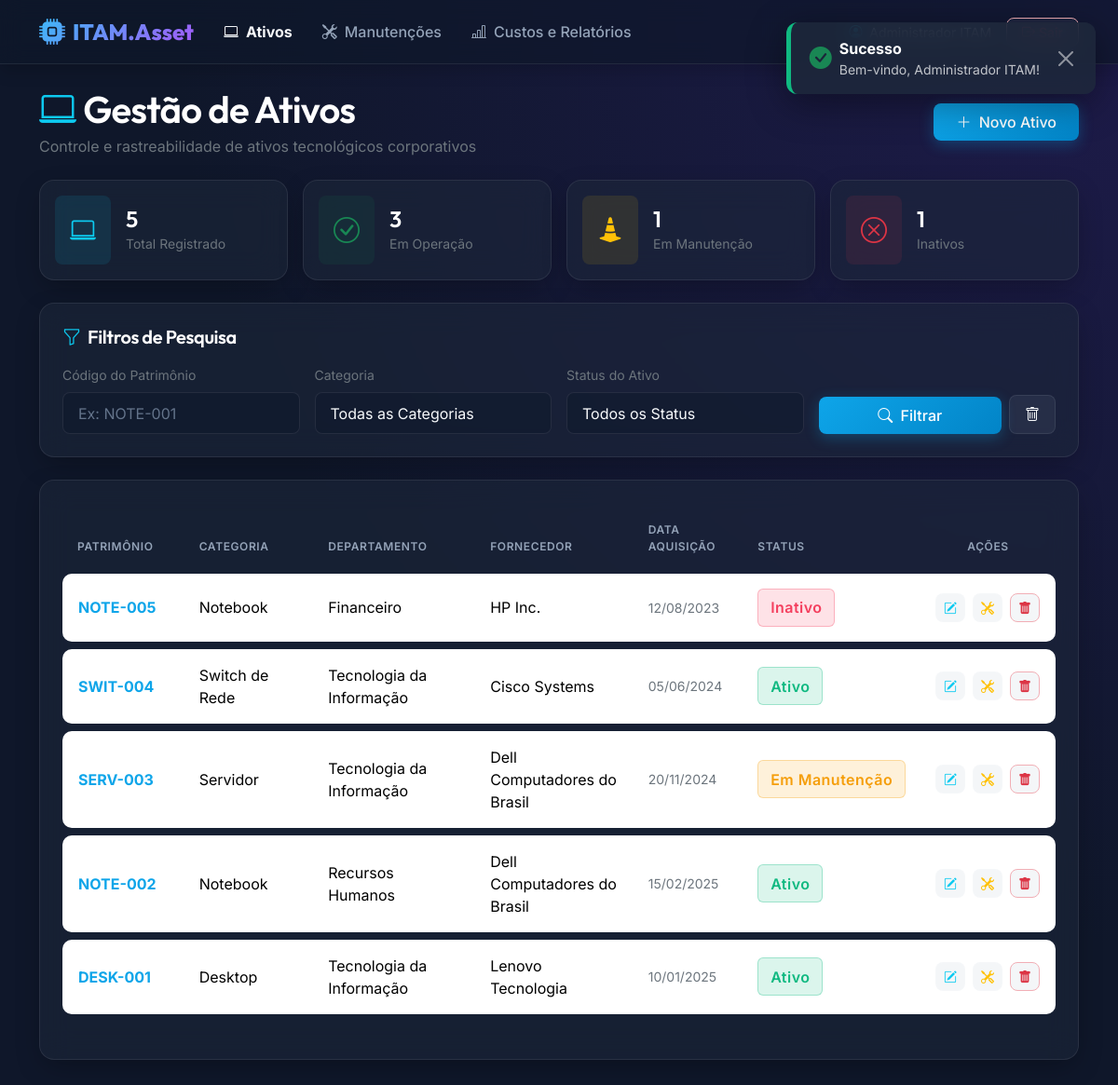
The page /?modulo=ativos&acao=listagem (signed in) on the database its author committed.
### tables this page shows
CREATE TABLE IF NOT EXISTS `ativo` (
    `id_ativo` INT AUTO_INCREMENT PRIMARY KEY,
    `patrimonio` VARCHAR(30) UNIQUE NOT NULL,
    `status` ENUM('Ativo', 'Inativo', 'Em Manutenção') NOT NULL DEFAULT 'Ativo',
    `data_aquisicao` DATE NOT NULL,
    `id_categoria` INT,
    `id_departamento` INT,
    `id_fornecedor` INT,
    CONSTRAINT `fk_ativo_categoria` FOREIGN KEY (`id_categoria`) REFERENCES `categoria` (`id_categoria`) ON DELETE SET NULL,
    CONSTRAINT `fk_ativo_departamento` FOREIGN KEY (`id_departamento`) REFERENCES `departamento` (`id_departamento`) ON DELETE SET NULL,
    CONSTRAINT `fk_ativo_fornecedor` FOREIGN KEY (`id_fornecedor`) REFERENCES `fornecedor` (`id_fornecedor`) ON DELETE SET NULL
);

CREATE TABLE IF NOT EXISTS `categoria` (
    `id_categoria` INT AUTO_INCREMENT PRIMARY KEY,
    `descricao` VARCHAR(50) UNIQUE NOT NULL
);

CREATE TABLE IF NOT EXISTS `departamento` (
    `id_departamento` INT AUTO_INCREMENT PRIMARY KEY,
    `nome` VARCHAR(50) UNIQUE NOT NULL
);

CREATE TABLE IF NOT EXISTS `fornecedor` (
    `id_fornecedor` INT AUTO_INCREMENT PRIMARY KEY,
    `nome_empresa` VARCHAR(100) NOT NULL
);

### controllers/AtivoController.php (called while the page is built, shortened)
<?php
class AtivoController {
    private $db;
    private $ativoModel;
    public function __construct() {
        $this->db = Conexao::getConexao();
        $this->ativoModel = new AtivoModel($this->db);
    }
    public function listagem() {
        $id_categoria = isset($_GET['id_categoria']) && $_GET['id_categoria'] !== '' ? (int)$_GET['id_categoria'] : null;
        $status = isset($_GET['status']) && $_GET['status'] !== '' ? $_GET['status'] : null;
        $patrimonio = isset($_GET['patrimonio']) && $_GET['patrimonio'] !== '' ? trim($_GET['patrimonio']) : null;
        $ativos = $this->ativoModel->listarComFiltros($id_categoria, $status, $patrimonio);
        $stmtCat = $this->db->query("SELECT * FROM categoria ORDER BY descricao ASC");
        $categorias = $stmtCat->fetchAll();
        return [
            'view' => 'ativos/listagem',
            'dados' => [
                'ativos' => $ativos,
                'categorias' => $categorias,
                'filtros' => [
                    'id_categoria' => $id_categoria,
                    'status' => $status,
                    'patrimonio' => $patrimonio
                ]
            ]
        ];
    }
}

### conexao.php (called while the page is built, shortened)
<?php
class Conexao {
    private static $instancia = null;
    public static function getConexao(): PDO {
        if (self::$instancia === null) {
            try {
                $host = '127.0.0.1';
                $dbname = 'itam_db';
                $user = 'root';
                $password = '2oo6Br4silia!';
                $dsn = "mysql:host={$host};dbname={$dbname};charset=utf8mb4";
                $options = [
                    PDO::ATTR_ERRMODE => PDO::ERRMODE_EXCEPTION,
                    PDO::ATTR_DEFAULT_FETCH_MODE => PDO::FETCH_ASSOC,
                    PDO::ATTR_EMULATE_PREPARES => false
                ];
                self::$instancia = new PDO($dsn, $user, $password, $options);
                self::$instancia->exec("SET NAMES 'utf8mb4'");
                self::$instancia->exec("SET sql_mode = 'STRICT_ALL_TABLES'");
            } catch (PDOException $e) {
                error_log("Erro de Conexão PDO: " . $e->getMessage());
                http_response_code(500);
                die("Erro interno do servidor. Nossa equipe já foi notificada.");
            }
        }
        return self::$instancia;
    }
}

### models/AtivoModel.php (called while the page is built, shortened)
<?php
class AtivoModel {
    private $db;
    public function __construct($db) {
        $this->db = $db;
    }
    public function listarComFiltros(?int $id_categoria, ?string $status, ?string $patrimonio): array {
        $sql = "SELECT a.*, c.descricao as categoria_nome, d.nome as departamento_nome, f.nome_empresa as fornecedor_nome
                FROM ativo a
                LEFT JOIN categoria c ON a.id_categoria = c.id_categoria
                LEFT JOIN departamento d ON a.id_departamento = d.id_departamento
                LEFT JOIN fornecedor f ON a.id_fornecedor = f.id_fornecedor
                WHERE 1=1";
        $params = [];
        $sql .= " ORDER BY a.id_ativo DESC";
        $stmt = $this->db->prepare($sql);
        $stmt->execute($params);
        return $stmt->fetchAll();
    }
}

### views/ativos/listagem.php (the view, shortened to what this page needs)
<?php
$countAtivo = 0;
$countInativo = 0;
$countManutencao = 0;
foreach ($ativos as $a) {
    if ($a['status'] === 'Ativo') $countAtivo++;
    elseif ($a['status'] === 'Inativo') $countInativo++;
    elseif ($a['status'] === 'Em Manutenção') $countManutencao++;
}
$countTotal = count($ativos);
?>
<div class="row align-items-center mb-4">
    <div class="col-12 col-md-6">
        <h1 class="text-white mb-1"><i class="bi bi-laptop me-2 text-info"></i>Gestão de Ativos</h1>
        <p class="text-secondary mb-0">Controle e rastreabilidade de ativos tecnológicos corporativos</p>
    </div>
    <div class="col-12 col-md-6 text-md-end mt-3 mt-md-0">
        <a href="?modulo=ativos&acao=cadastro" class="btn btn-primary-neon px-4 py-2">
            <i class="bi bi-plus-lg me-1"></i> Novo Ativo
        </a>
    </div>
</div>
<div class="row g-3 mb-4">
    <div class="col-12 col-sm-6 col-lg-3">
        <div class="card card-glass p-3 d-flex flex-row align-items-center">
            <div class="bg-info bg-opacity-10 p-3 rounded-3 text-info me-3">
                <i class="bi bi-laptop fs-3"></i>
            </div>
            <div>
                <h4 class="text-white mb-0"><?= htmlspecialchars((string)$countTotal, ENT_QUOTES, 'UTF-8') ?></h4>
                <span class="text-secondary small">Total Registrado</span>
            </div>
        </div>
    </div>
    <div class="col-12 col-sm-6 col-lg-3">
        <div class="card card-glass p-3 d-flex flex-row align-items-center">
            <div class="bg-success bg-opacity-10 p-3 rounded-3 text-success me-3">
                <i class="bi bi-check-circle fs-3"></i>
            </div>
            <div>
                <h4 class="text-white mb-0"><?= htmlspecialchars((string)$countAtivo, ENT_QUOTES, 'UTF-8') ?></h4>
                <span class="text-secondary small">Em Operação</span>
            </div>
        </div>
    </div>
    <div class="col-12 col-sm-6 col-lg-3">
        <div class="card card-glass p-3 d-flex flex-row align-items-center">
            <div class="bg-warning bg-opacity-10 p-3 rounded-3 text-warning me-3">
                <i class="bi bi-cone-striped fs-3"></i>
            </div>
            <div>
                <h4 class="text-white mb-0"><?= htmlspecialchars((string)$countManutencao, ENT_QUOTES, 'UTF-8') ?></h4>
                <span class="text-secondary small">Em Manutenção</span>
            </div>
        </div>
    </div>
    <div class="col-12 col-sm-6 col-lg-3">
        <div class="card card-glass p-3 d-flex flex-row align-items-center">
            <div class="bg-danger bg-opacity-10 p-3 rounded-3 text-danger me-3">
                <i class="bi bi-x-circle fs-3"></i>
            </div>
            <div>
                <h4 class="text-white mb-0"><?= htmlspecialchars((string)$countInativo, ENT_QUOTES, 'UTF-8') ?></h4>
                <span class="text-secondary small">Inativos</span>
            </div>
        </div>
    </div>
</div>
<div class="card card-glass border-glass p-4 mb-4">
    <h5 class="text-white mb-3"><i class="bi bi-funnel me-1 text-info"></i> Filtros de Pesquisa</h5>
    <form method="GET" action="index.php" class="row g-3">
        <div class="col-12 col-md-3">
            <label for="patrimonio" class="form-label text-secondary small">Código do Patrimônio</label>
            <input type="text" name="patrimonio" id="patrimonio" class="form-control form-control-glass"
                   value="<?= htmlspecialchars((string)($filtros['patrimonio'] ?? ''), ENT_QUOTES, 'UTF-8') ?>" placeholder="Ex: NOTE-001">
        </div>
        <div class="col-12 col-md-3">
            <label for="id_categoria" class="form-label text-secondary small">Categoria</label>
            <select name="id_categoria" id="id_categoria" class="form-select form-select-glass">
                <option value="">Todas as Categorias</option>
            </select>
        </div>
        <div class="col-12 col-md-3">
            <label for="status" class="form-label text-secondary small">Status do Ativo</label>
            <select name="status" id="status" class="form-select form-select-glass">
                <option value="">Todos os Status</option>
            </select>
        </div>
        <div class="col-12 col-md-3 d-flex align-items-end gap-2">
            <button type="submit" class="btn btn-primary-neon flex-grow-1 py-2">
                <i class="bi bi-search me-1"></i> Filtrar
            </button>
            <a href="?modulo=ativos&acao=listagem" class="btn btn-secondary-neon py-2 px-3" title="Limpar Filtros">
                <i class="bi bi-trash"></i>
            </a>
        </div>
    </form>
</div>
<div class="card card-glass border-glass p-4">
    <?php if (empty($ativos)): ?>
        <div class="text-center py-5">
            <i class="bi bi-search text-secondary fs-1 mb-3"></i>
            <h4 class="text-secondary">Nenhum ativo localizado</h4>
            <p class="text-secondary opacity-75 small">Tente ajustar seus termos de filtros de busca.</p>
        </div>
    <?php else: ?>
        <div class="table-responsive">
            <table class="table table-glass align-middle w-100">
                <thead>
                    <tr>
                        <th style="width: 15%">Patrimônio</th>
                        <th style="width: 18%">Categoria</th>
                        <th style="width: 22%">Departamento</th>
                        <th style="width: 20%">Fornecedor</th>
                        <th style="width: 12%">Data Aquisição</th>
                        <th style="width: 13%">Status</th>
                        <th style="width: 15%" class="text-center">Ações</th>
                    </tr>
                </thead>
                <tbody>
                    <?php foreach ($ativos as $ativo): ?>
                        <tr>
                            <td class="fw-bold"><?= htmlspecialchars((string)$ativo['patrimonio'], ENT_QUOTES, 'UTF-8') ?></td>
                            <td><?= htmlspecialchars((string)($ativo['categoria_nome'] ?? 'Sem Categoria'), ENT_QUOTES, 'UTF-8') ?></td>
                            <td><?= htmlspecialchars((string)($ativo['departamento_nome'] ?? 'Sem Departamento'), ENT_QUOTES, 'UTF-8') ?></td>
                            <td><?= htmlspecialchars((string)($ativo['fornecedor_nome'] ?? 'Sem Fornecedor'), ENT_QUOTES, 'UTF-8') ?></td>
                            <td class="small text-secondary"><?= date('d/m/Y', strtotime($ativo['data_aquisicao'])) ?></td>
                            <td>
                                <?php
                                $statusClass = '';
                                if ($ativo['status'] === 'Ativo') $statusClass = 'badge-status-ativo';
                                elseif ($ativo['status'] === 'Inativo') $statusClass = 'badge-status-inativo';
                                elseif ($ativo['status'] === 'Em Manutenção') $statusClass = 'badge-status-manutencao';
                                ?>
                                <span class="badge-status <?= htmlspecialchars((string)$statusClass, ENT_QUOTES, 'UTF-8') ?>">
                                    <?= htmlspecialchars((string)$ativo['status'], ENT_QUOTES, 'UTF-8') ?>
                                </span>
                            </td>
                            <td class="text-center">
                                <div class="d-flex justify-content-center gap-2">
                                    <a href="?modulo=ativos&acao=editar&id=<?= htmlspecialchars((string)$ativo['id_ativo'], ENT_QUOTES, 'UTF-8') ?>"
                                       class="btn btn-sm btn-secondary-neon text-info" title="Editar Ativo">
                                        <i class="bi bi-pencil-square"></i>
                                    </a>
                                    <a href="?modulo=manutencao&acao=cadastro&id_ativo=<?= htmlspecialchars((string)$ativo['id_ativo'], ENT_QUOTES, 'UTF-8') ?>"
                                       class="btn btn-sm btn-secondary-neon text-warning" title="Registrar Manutenção">
                                        <i class="bi bi-tools"></i>
                                    </a>
                                    <button type="button"
                                            class="btn btn-sm btn-secondary-neon text-danger border-danger-subtle"
                                            title="Excluir Ativo"
                                            onclick="confirmDelete(<?= htmlspecialchars((string)$ativo['id_ativo'], ENT_QUOTES, 'UTF-8') ?>, '<?= htmlspecialchars((string)$ativo['patrimonio'], ENT_QUOTES, 'UTF-8') ?>')">
                                        <i class="bi bi-trash-fill"></i>
                                    </button>
                                </div>
                            </td>
                        </tr>
                    <?php endforeach; ?>
                </tbody>
            </table>
        </div>
    <?php endif; ?>
</div>

### rows shown on the page
ativo: patrimonio "NOTE-005", id_categoria.descricao "Notebook", id_departamento.nome "Financeiro", id_fornecedor.nome_empresa "HP Inc.", data_aquisicao "12/08/2023", status "Inativo"
ativo: patrimonio "SWIT-004", id_categoria.descricao "Switch de Rede", id_departamento.nome "Tecnologia da Informação", id_fornecedor.nome_empresa "Cisco Systems", data_aquisicao "05/06/2024", status "Ativo"
ativo: patrimonio "SERV-003", id_categoria.descricao "Servidor", id_departamento.nome "Tecnologia da Informação", id_fornecedor.nome_empresa "Dell Computadores do Brasil", data_aquisicao "20/11/2024", status "Em Manutenção"
ativo: patrimonio "NOTE-002", id_categoria.descricao "Notebook", id_departamento.nome "Recursos Humanos", id_fornecedor.nome_empresa "Dell Computadores do Brasil", data_aquisicao "15/02/2025", status "Ativo"
ativo: patrimonio "DESK-001", id_categoria.descricao "Desktop", id_departamento.nome "Tecnologia da Informação", id_fornecedor.nome_empresa "Lenovo Tecnologia", data_aquisicao "10/01/2025", status "Ativo"

### other values the page prints
$flash['message'] "Bem-vindo, Administrador ITAM!"
$countTotal "5"
$countAtivo "3"
$countManutencao "1"
$countInativo "1"
